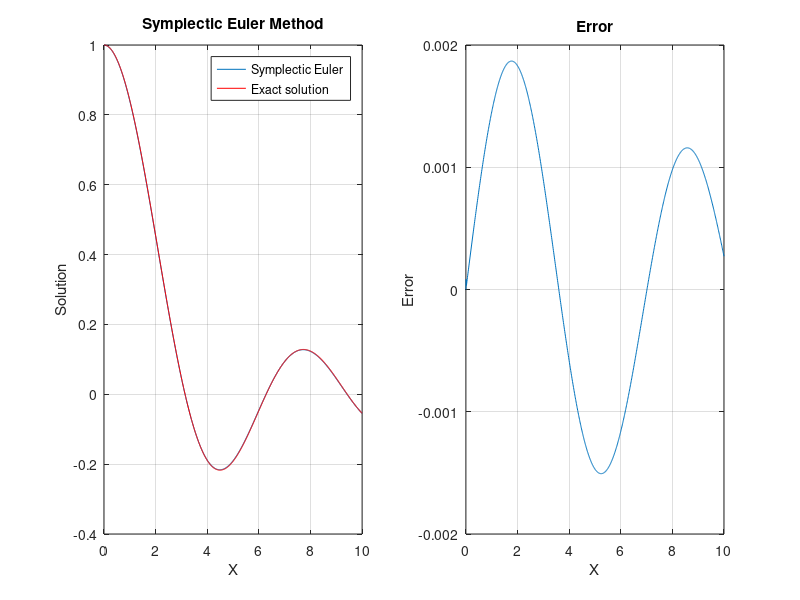
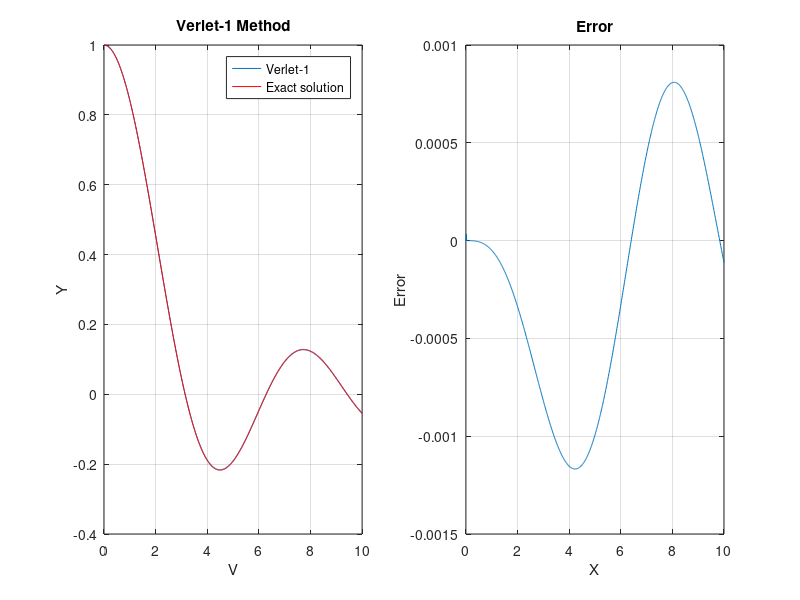

Source code (MATLAB) for these figures, in order:
%----- Presentation --- Gamma=1 ---------

clear all
clc

h = 0.01;
t = 10;
gamma = 1;
xspan = [1e-15 t];

x = xspan(1):h:xspan(2);

%Symplectic Euler Method

Y(1) = 1;
V(1) = 0;

for n=1:length(x)-1
    
    V(n+1) = V(n) + h*( -(2/x(n))*V(n)-(Y(n))^gamma) ;
    Y(n+1) = Y(n) +(h)*V(n+1);
    
end

for i=1:length(x)
    y_exact(i) = sin(x(i))/x(i);
end
% % y_exact = 1-(x.^2)/6;

Error = y_exact-Y;

%Verlet-1 Method

Y1(1) = 1;
V1(1) = 0;

for n=1:length(x)-1
    
    Y1(n+1) = Y1(n) + h*V1(n) +(h^2/2)*(-(2/x(n))*V1(n)-(Y1(n))^gamma) ;
    V1(n+1) = V1(n) + (h/2)*( (-(2/x(n))*V1(n)-(Y1(n))^gamma)  + (-(2/x(n))*V1(n)-(Y1(n+1))^gamma) );
end

Error1=y_exact-Y1;

figure(1701)

subplot(1,2,1)
plot(x,Y,x, y_exact,'r')
grid on, title('Symplectic Euler Method')
legend('Symplectic Euler','Exact solution')
xlabel('X');
ylabel('Solution');

subplot(1,2,2)
plot(x,Error)
grid on, title('Error')
xlabel('X');
ylabel('Error');

figure(1702)

subplot(1,2,1)
plot(x,Y1,x, y_exact,'r')
legend('Verlet-1','Exact solution')
grid on, title('Verlet-1 Method')
xlabel('V');
ylabel('Y');

subplot(1,2,2)
plot(x,Error1)
grid on, title('Error')
xlabel('X');
ylabel('Error');